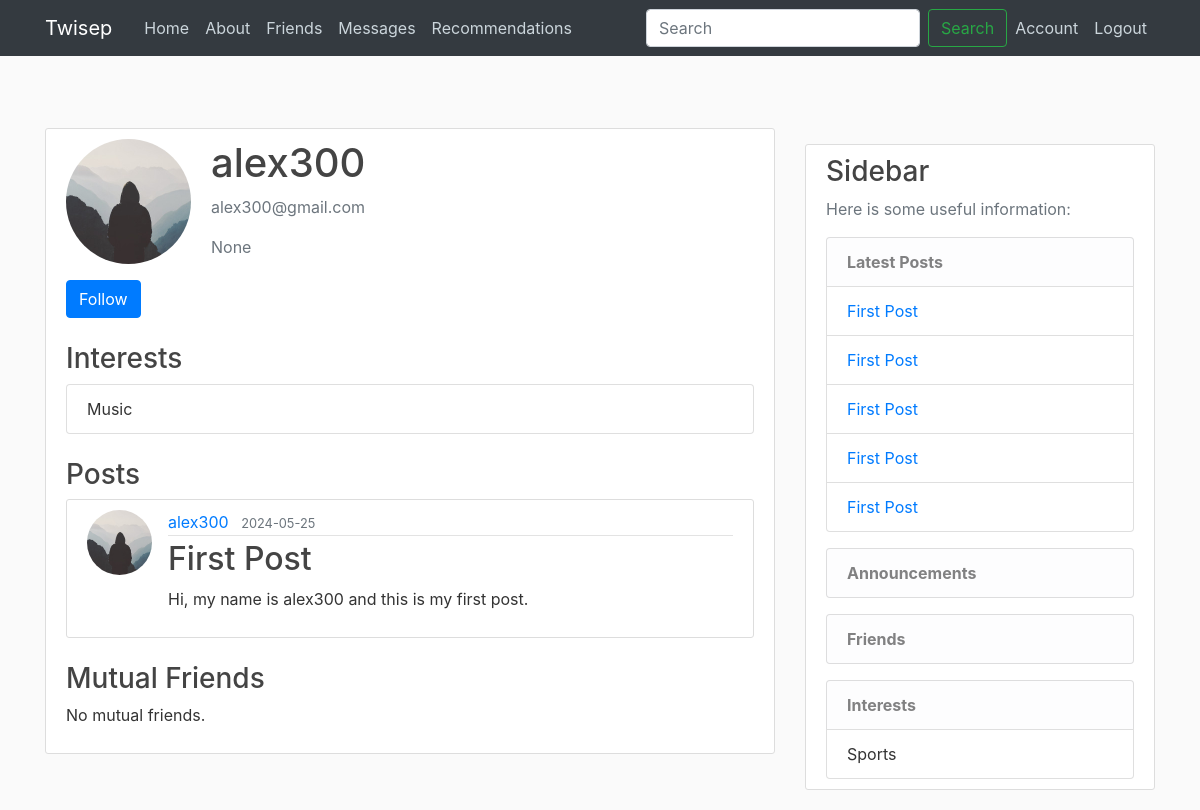
The page /user/alex300 (signed in) on the database as committed earlier.
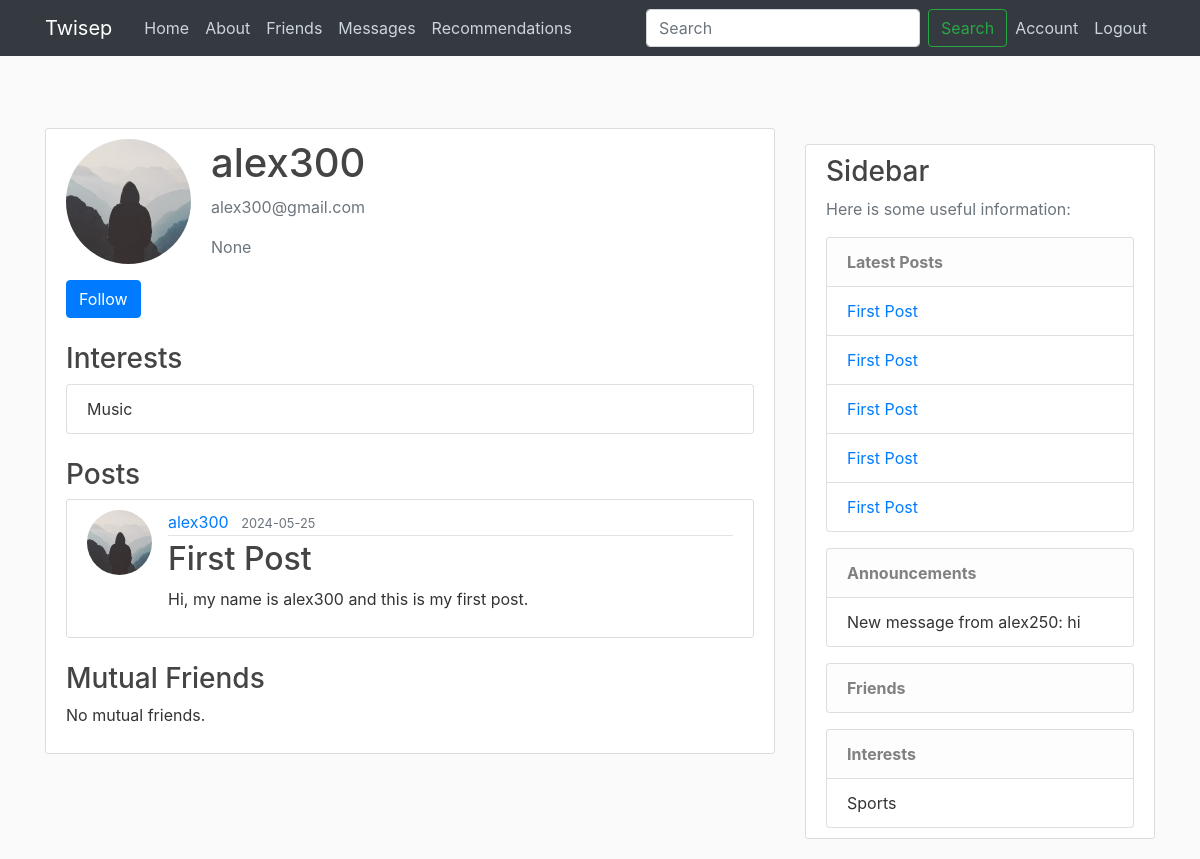
The same page on the database as committed later.
### flaskblog/models.py (models this page shows, shortened)
class User(db.Model, UserMixin):
    id = db.Column(db.Integer, primary_key=True)
    username = db.Column(db.String(20), unique=True, nullable=False)
    email = db.Column(db.String(120), unique=True, nullable=False)
    image_file = db.Column(db.String(20), nullable=False, default='default.jpg')
    password = db.Column(db.String(60), nullable=False)
    biography = db.Column(db.Text, nullable=True)
    posts = db.relationship('Post', backref='author', lazy=True)
    comments = db.relationship('Comment', backref='author', lazy=True)
    likes = db.relationship('Like', backref='user', lazy=True)
    sent_messages = db.relationship('Message', foreign_keys='Message.sender_id', backref='message_sender', lazy=True)
    received_messages = db.relationship('Message', foreign_keys='Message.receiver_id', backref='message_receiver', lazy=True)
    notifications = db.relationship('Notification', backref='user', lazy=True)
    profile_settings = db.relationship('ProfileSettings', backref='user', uselist=False)
    interests = db.relationship('Interest', backref='user', lazy=True)
    conversations_as_user1 = db.relationship('Conversation', foreign_keys='Conversation.user1_id', backref='user1', lazy=True)
    conversations_as_user2 = db.relationship('Conversation', foreign_keys='Conversation.user2_id', backref='user2', lazy=True)
    friends = db.relationship(
        'User', secondary='friendship',
        primaryjoin=(Friendship.user_id == id),
        secondaryjoin=(Friendship.friend_id == id),
        backref=db.backref('friends_of', lazy='dynamic'), lazy='dynamic')

class Interest(db.Model):
    id = db.Column(db.Integer, primary_key=True)
    name = db.Column(db.String(100), nullable=False)
    user_id = db.Column(db.Integer, db.ForeignKey('user.id'), nullable=False)

class Post(db.Model):
    id = db.Column(db.Integer, primary_key=True)
    title = db.Column(db.String(100), nullable=False)
    date_posted = db.Column(db.DateTime, nullable=False, default=datetime.utcnow)
    content = db.Column(db.Text, nullable=False)
    user_id = db.Column(db.Integer, db.ForeignKey('user.id'), nullable=False)
    comments = db.relationship('Comment', backref='post', lazy=True)
    likes = db.relationship('Like', backref='post', lazy=True)

class Notification(db.Model):
    id = db.Column(db.Integer, primary_key=True)
    content = db.Column(db.Text, nullable=False)
    date_sent = db.Column(db.DateTime, nullable=False, default=datetime.utcnow)
    user_id = db.Column(db.Integer, db.ForeignKey('user.id'), nullable=False)
    read = db.Column(db.Boolean, nullable=False, default=False)  # New field

### flaskblog/routes.py (the view, shortened to what this page needs)
@app.route("/user/<username>", methods=['GET', 'POST'])
@login_required
def user_profile(username):
    user = User.query.filter_by(username=username).first_or_404()
    posts = Post.query.filter_by(author=user).all()
    mutual_friends = current_user.friends.filter(User.friends.any(id=user.id)).all()
    form = AddFriendForm()
    latest_posts = Post.query.order_by(Post.date_posted.desc()).limit(5).all()
    announcements = Notification.query.filter_by(user_id=current_user.id).order_by(Notification.date_sent.desc()).limit(5).all()
    interests = user.interests  # Fetch the interests of the user
    return render_template('user_profile.html', user=user, posts=posts, mutual_friends=mutual_friends, form=form,
                           latest_posts=latest_posts, announcements=announcements, interests=interests)

### flaskblog/forms.py (shortened to what this page needs)
class AddFriendForm(FlaskForm):
    friend_username = StringField('Friend Username', validators=[DataRequired()])
    submit = SubmitField('Add Friend')

class SearchUserForm(FlaskForm):
    username = StringField('Username', validators=[DataRequired(), Length(min=2, max=20)])
    submit = SubmitField('Search')

### flaskblog/models.py (called while the page is built)
@login_manager.user_loader
def load_user(user_id):
    return User.query.get(int(user_id))

### flaskblog/routes.py (called while the page is built)
@app.context_processor
def inject_search_form():
    return {
        'search_form': SearchUserForm(),
        'csrf_token': generate_csrf()
    }

### flaskblog/templates/user_profile.html (shortened to what this page needs)
{% extends "layout.html" %}
{% block content %}
<div class="content-section">
    <div class="media">
        <img class="rounded-circle account-img" src="{{ url_for('static', filename='profile_pics/' + user.image_file) }}" alt="Profile Picture">
        <div class="media-body">
            <h2 class="account-heading">{{ user.username }}</h2>
            <p class="text-secondary">{{ user.email }}</p>
            <p class="text-muted">{{ user.biography }}</p>
        </div>
    </div>
    <form method="POST" action="">
        {% if user != current_user %}
            {% if user in current_user.friends %}
                <button type="submit" name="action" value="remove" class="btn btn-danger">Unfollow</button>
            {% else %}
                <button type="submit" name="action" value="add" class="btn btn-primary">Follow</button>
            {% endif %}
        {% endif %}
    </form>
    <h3 class="mt-4">Interests</h3>
    {% if interests %}
        <ul class="list-group">
            {% for interest in interests %}
                <li class="list-group-item">{{ interest.name }}</li>
            {% endfor %}
        </ul>
    {% else %}
        <p>No interests added yet.</p>
    {% endif %}
    <h3 class="mt-4">Posts</h3>
    {% for post in posts %}
        <article class="media content-section">
            <img class="rounded-circle article-img" src="{{ url_for('static', filename='profile_pics/' + post.author.image_file) }}">
            <div class="media-body">
                <div class="article-metadata">
                    <a class="mr-2" href="#">{{ post.author.username }}</a>
                    <small class="text-muted">{{ post.date_posted.strftime('%Y-%m-%d') }}</small>
                </div>
                <h2><a class="article-title" href="{{ url_for('post', post_id=post.id) }}">{{ post.title }}</a></h2>
                <p class="article-content">{{ post.content }}</p>
            </div>
        </article>
    {% endfor %}
    <h3 class="mt-4">Mutual Friends</h3>
    {% if mutual_friends %}
        <ul class="list-group">
            {% for friend in mutual_friends %}
                <li class="list-group-item">{{ friend.username }}</li>
            {% endfor %}
        </ul>
    {% else %}
        <p>No mutual friends.</p>
    {% endif %}
</div>
{% endblock content %}

### flaskblog/templates/layout.html (shortened to what this page needs)
<!DOCTYPE html>
<html>
<head>
     <link rel="stylesheet" href="https://maxcdn.bootstrapcdn.com/bootstrap/4.0.0/css/bootstrap.min.css">
     <link rel="stylesheet" type="text/css" href="{{ url_for('static', filename='main.css') }}">
</head>
<body>
    <header class="site-header">
        <nav class="navbar navbar-expand-md navbar-dark bg-dark fixed-top">
            <div class="container">
                <a class="navbar-brand mr-4" href="/">Twisep</a>
                <div class="collapse navbar-collapse" id="navbarToggle">
                    <div class="navbar-nav mr-auto">
                        <a class="nav-item nav-link" href="{{ url_for('home') }}">Home</a>
                        <a class="nav-item nav-link" href="{{ url_for('about') }}">About</a>
                        <a class="nav-item nav-link" href="{{ url_for('friends') }}">Friends</a>
                        <a class="nav-item nav-link" href="{{ url_for('conversations') }}">Messages</a>
                        <a class="nav-item nav-link" href="{{ url_for('recommendations_page') }}">Recommendations</a>
                    </div>
                    <div class="navbar-nav ml-auto">
                        <form class="form-inline my-2 my-lg-0" method="POST" action="{{ url_for('search') }}">
                            {{ search_form.username(class="form-control mr-sm-2", placeholder="Search", aria_label="Search") }}
                            <button class="btn btn-outline-success my-2 my-sm-0" type="submit">Search</button>
                        </form>
                        {% if current_user.is_authenticated %}
                            <a class="nav-item nav-link" href="{{ url_for('account') }}">Account</a>
                            <a class="nav-item nav-link" href="{{ url_for('logout') }}">Logout</a>
                        {% else %}
                            <a class="nav-item nav-link" href="{{ url_for('login') }}">Login</a>
                            <a class="nav-item nav-link" href="{{ url_for('register') }}">Register</a>
                        {% endif %}
                    </div>
                </div>
            </div>
        </nav>
    </header>
    <main role="main" class="container mt-5 pt-5">
        <div class="row">
            <div class="col-md-8">
                {% block content %}{% endblock %}
            </div>
            <div class="col-md-4">
                <div class="content-section mt-3">
                    <h3>Sidebar</h3>
                    <p class='text-muted'>Here is some useful information:</p>
                    <ul class="list-group">
                        <li class="list-group-item list-group-item-light"><strong>Latest Posts</strong></li>
                        {% for post in latest_posts %}
                        <li class="list-group-item"><a href="{{ url_for('post', post_id=post.id) }}">{{ post.title }}</a></li>
                        {% endfor %}
                    </ul>
                    {% if current_user.is_authenticated %}
                    <ul class="list-group mt-3">
                        <li class="list-group-item list-group-item-light"><strong>Announcements</strong></li>
                        {% for announcement in announcements %}
                        <li class="list-group-item">{{ announcement.content }}</li>
                        {% endfor %}
                    </ul>
                    <ul class="list-group mt-3">
                        <li class="list-group-item list-group-item-light"><strong>Friends</strong></li>
                    </ul>
                    <ul class="list-group mt-3">
                        <li class="list-group-item list-group-item-light"><strong>Interests</strong></li>
                        {% for interest in current_user.interests %}
                        <li class="list-group-item">{{ interest.name }}</li>
                        {% endfor %}
                    </ul>
                    {% endif %}
                </div>
            </div>
        </div>
    </main>
</body>
</html>

### flaskblog/static/main.css (style rules this page uses)
body { background: #fafafa; color: #333333; margin-top: 5rem; }
h1, h2, h3, h4, h5, h6 { color: #444444; }
.site-header .navbar-nav .nav-link { color: #cbd5db; }
.content-section { background: #ffffff; padding: 10px 20px; border: 1px solid #dddddd; border-radius: 3px; margin-bottom: 20px; }
.article-title { color: #444444; }
.article-content { white-space: pre-line; }
.article-img { height: 65px; width: 65px; margin-right: 16px; }
.article-metadata { padding-bottom: 1px; margin-bottom: 4px; border-bottom: 1px solid #e3e3e3 }
.account-img { height: 125px; width: 125px; margin-right: 20px; margin-bottom: 16px; }
.account-heading { font-size: 2.5rem; }

Rows that differ between the two databases and show on the page:
added Notification: content "New message from alex250: hi"
